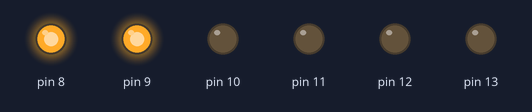
Recording of a sketch running on a simulated Arduino Uno, built with avr-gcc and run on an emulated ATmega328P. Parts: output pins drawn as LEDs (lit = HIGH).

Above: at 0.15 s.
At 0.75 s:
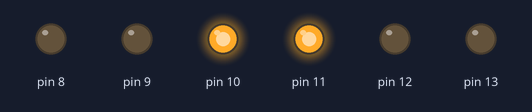
At 1.35 s:
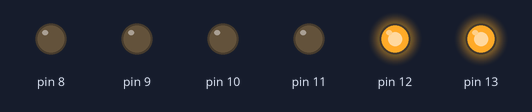
At 3.45 s:
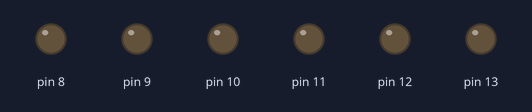
Timing chart, 0 to 4.1 s (numbered marks = the images above):
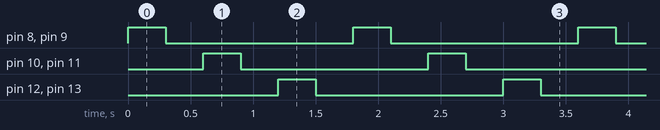

The sketch:

pro12_6_led_sequence_2-2-2.ino
```cpp
int del(300);
void setup () {
  for (int i = 8; i < 14; i++)
  {
    pinMode (i, OUTPUT);
  }
}
void loop () {
  digitalWrite (8, HIGH);
  digitalWrite (9, HIGH);
  delay (del);
  digitalWrite (8, LOW);
  digitalWrite (9, LOW);
  delay(del);
  digitalWrite (10, HIGH);
  digitalWrite (11, HIGH);
  delay (del);
  digitalWrite (10, LOW);
  digitalWrite (11, LOW);
  delay (del);
  digitalWrite (12, HIGH);
  digitalWrite (13, HIGH);
  delay(del);
  digitalWrite (12, LOW);
  digitalWrite (13, LOW);
  delay (del);

}
```

Measured:
- by itself, pin 8–13: alternates HIGH for 0.30 s and LOW for 1.5 s
- by itself, everything shown: repeats every 1.8 s, in 6 steps
